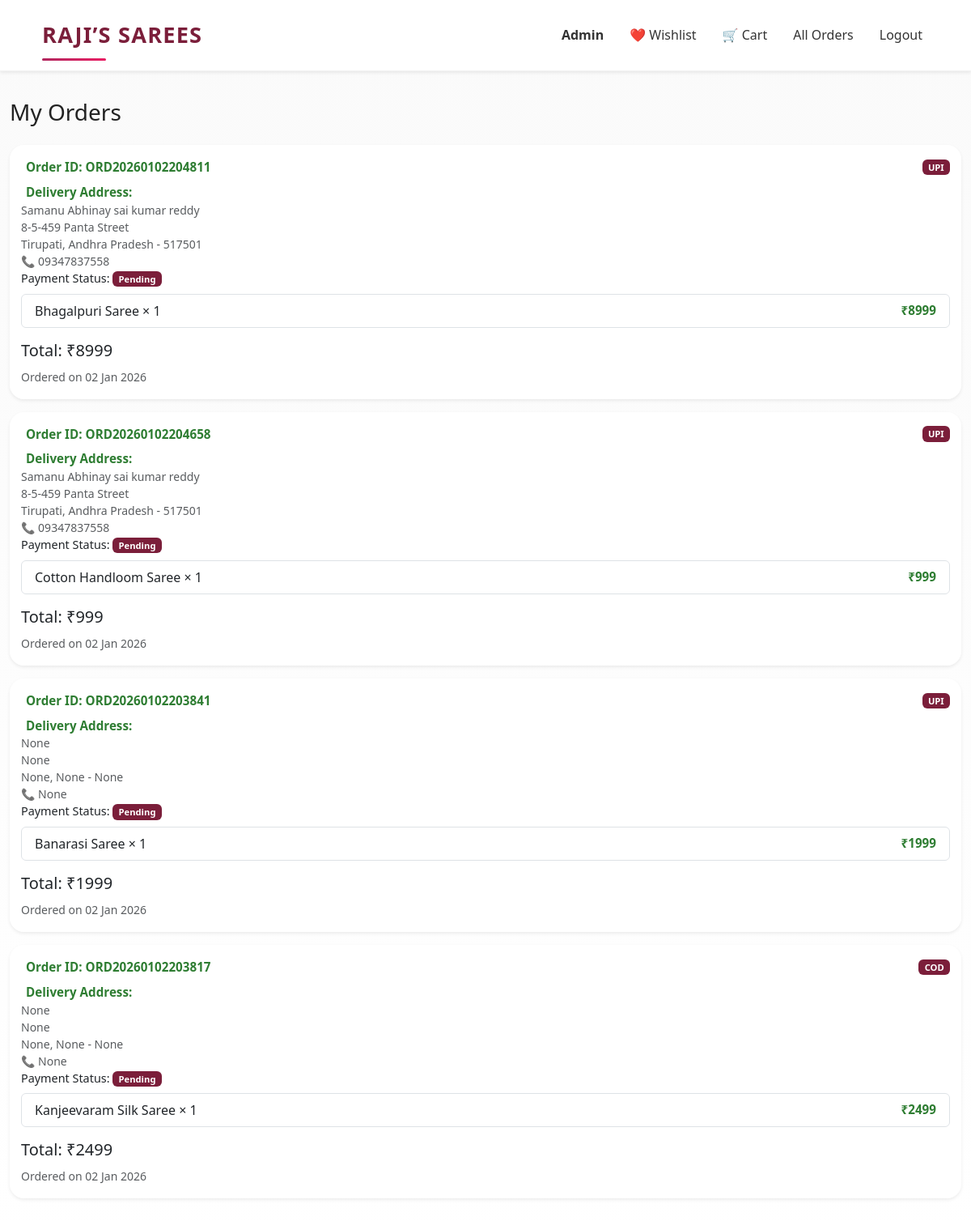
/orders (signed in), run on an earlier commit of the app's database.
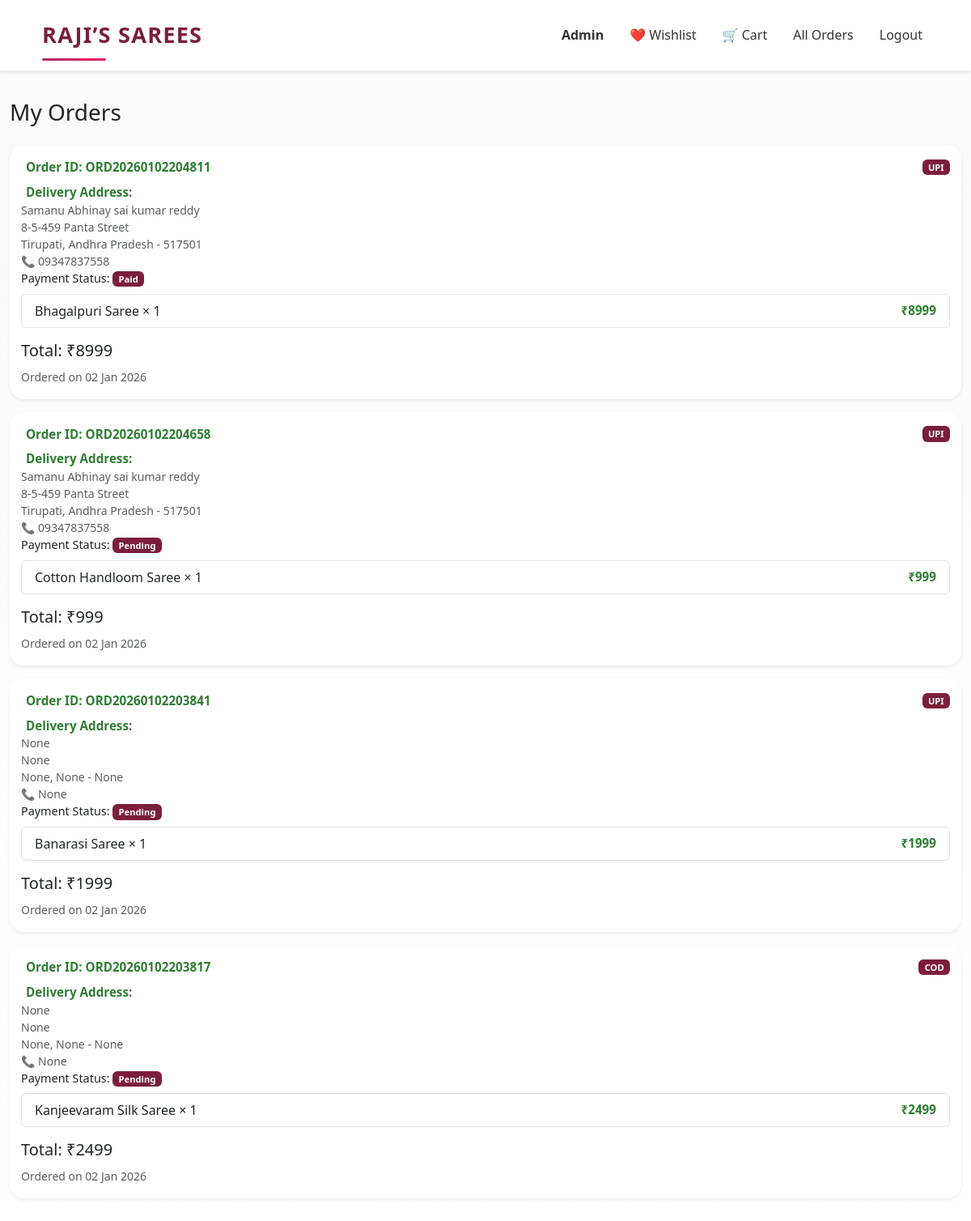
And on a later commit of the database.
### app.py (models this page shows)
class Order(db.Model):
    id = db.Column(db.Integer, primary_key=True)
    order_code = db.Column(db.String(30), unique=True, nullable=False)
    user_id = db.Column(db.Integer, db.ForeignKey("user.id"), nullable=False)
    user = db.relationship(
        "User",
        back_populates="orders"
    )
    payment_mode = db.Column(db.String(20))
    payment_status = db.Column(db.String(20))
    total_amount = db.Column(db.Integer)
    full_name = db.Column(db.String(100))
    phone = db.Column(db.String(20))
    address_line = db.Column(db.Text)
    city = db.Column(db.String(50))
    state = db.Column(db.String(50))
    pincode = db.Column(db.String(10))
    created_at = db.Column(db.DateTime, default=datetime.utcnow)
    items = db.relationship(
        "OrderItem",
        backref="order",
        cascade="all, delete-orphan",
        lazy=True
    )

### app.py (the view)
@app.route("/orders")
@login_required
def orders():
    orders = Order.query.filter_by(user_id=current_user.id).order_by(Order.created_at.desc()).all()
    return render_template("orders_user.html", orders=orders)

### app.py (called while the page is built)
@login_manager.user_loader
def load_user(user_id):
    return User.query.get(int(user_id))

@app.context_processor
def inject_cart_count():
    if current_user.is_authenticated:
        count = db.session.query(
            func.sum(CartItem.quantity)
        ).filter_by(user_id=current_user.id).scalar()
        return {"cart_count": count or 0}
    return {"cart_count": 0}

### templates/orders_user.html
{% extends "base.html" %}
{% block content %}
<h3 class="mb-4">My Orders</h3>
{% for order in orders %}
<div class="card mb-3 shadow-sm">
  <div class="card-body">
    <div class="d-flex justify-content-between align-items-center mb-2">
      <strong>Order ID: {{ order.order_code }}</strong>
      <span class="badge bg-secondary">
        {{ order.payment_mode }}
      </span>
    </div>
<div class="mt-2 small text-muted">
    <strong>Delivery Address:</strong><br>
    {{ order.full_name }}<br>
    {{ order.address_line }}<br>
    {{ order.city }}, {{ order.state }} - {{ order.pincode }}<br>
    📞 {{ order.phone }}
    </div>
    <p class="mb-2">
      Payment Status:
      <span class="badge
        {% if order.payment_status == 'Paid' %}
          bg-success
        {% else %}
          bg-warning
        {% endif %}
      ">
        {{ order.payment_status }}
      </span>
    </p>
    <ul class="list-group mb-3">
      {% for item in order.items %}
      <li class="list-group-item d-flex justify-content-between">
        {{ item.product_name }} × {{ item.quantity }}
        <strong>₹{{ item.price * item.quantity }}</strong>
      </li>
      {% endfor %}
    </ul>
    <h5>Total: ₹{{ order.total_amount }}</h5>
    <small class="text-muted">
      Ordered on {{ order.created_at.strftime('%d %b %Y') }}
    </small>
  </div>
</div>
{% else %}
<p>No orders yet.</p>
{% endfor %}
{% endblock %}

What changed in the data, as far as the page shows it:
changed Order "ORD20260102204811": payment_status "Pending" → "Paid"
